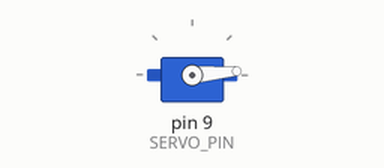
This sketch was run on a simulated Arduino Uno, built with avr-gcc and run on an emulated ATmega328P. Parts: servo.

Above: at 0.05 s.
At 0.55 s:
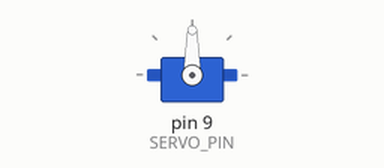
At 1.05 s:
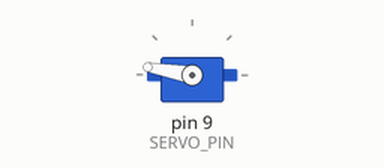
At 2.1 s:
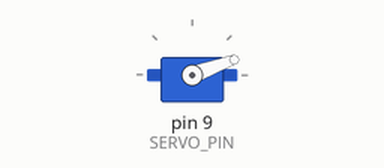
Timing chart, 0 to 5.1 s (numbered marks = the images above):
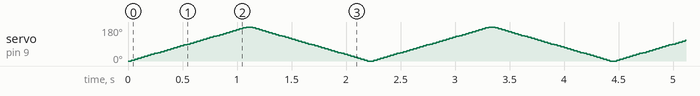

The sketch:

servo_demo.ino
```cpp
#include <Servo.h>
#define SERVO_PIN 9
int pos = 0;

Servo servo_9;

void setup()
{
  // pin, min pulse width, max pulse width

  servo_9.attach(SERVO_PIN, 500, 2500);
}

void loop()
{
  // sweep the servo from 0 to 180 degrees in steps
  // of 1 degrees
  for (pos = 0; pos <= 180; pos += 5) {
    // tell servo to go to position in variable 'pos'
    servo_9.write(pos);
    // wait 15 ms for servo to reach the position
    delay(30); // Wait for 15 millisecond(s)
  }
  for (pos = 180; pos >= 0; pos -= 5) {
    // tell servo to go to position in variable 'pos'
    servo_9.write(pos);
    // wait 15 ms for servo to reach the position
    delay(30); // Wait for 15 millisecond(s)
  }
}
```
